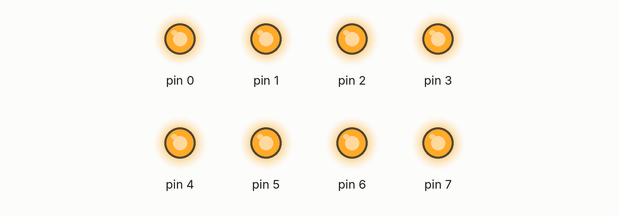
Bench run of a sketch on a simulated Arduino Uno, built with avr-gcc and run on an emulated ATmega328P. Parts: output pins drawn as LEDs (lit = HIGH).

Above: at 0.1 s.
At 28.1 s:
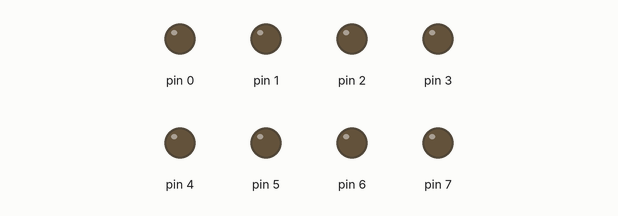
At 29.1 s:
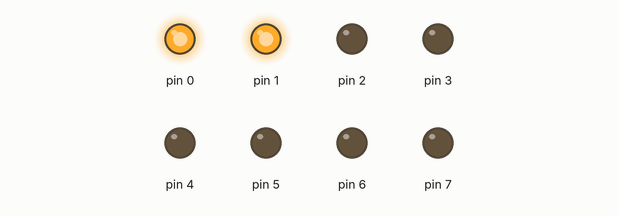
At 31.1 s:
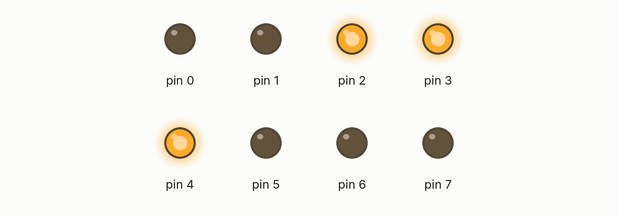
At 33.1 s:
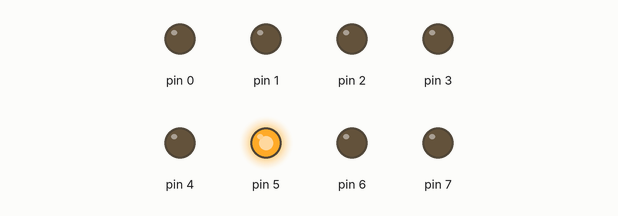
At 38.1 s:
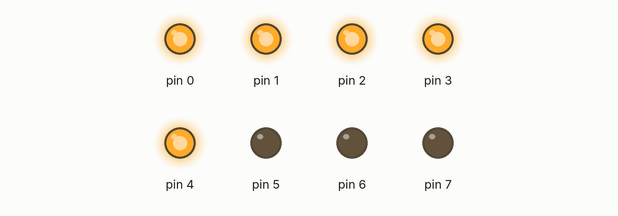
Timing chart, 0 to 39.6 s (numbered marks = the images above):
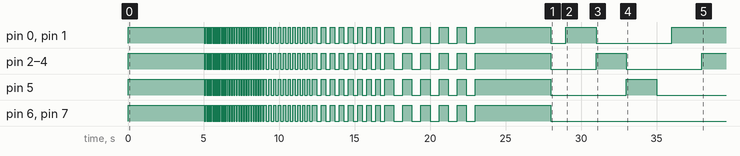

The sketch:

sakoraMan.ino
```cpp
void setup() {

DDRD=0XFF;
PORTD=0XFF;
}
/////////////////////////////////////////////////end setup()
void loop() {

animate1(5000);

for(int i=0; i<20; i++)
{
 animate1(40);
 blank(40);
}

for(int i=0; i<15; i++)
{
 animate1(80);
 blank(80);
}

for(int i=0; i<10; i++)
{
 animate1(160);
 blank(160);
}

for(int i=0; i<8; i++)
{
 animate1(300);
 blank(300);
}

for(int i=0; i<5; i++)
{
 animate1(600);
 blank(600);
}


animate1(5000);
blank(1000);
animate2(2000);
blank(1000);
animate3(2000);
blank(1000);
animate4(2000);
blank(1000);

animate1(2000);
blank(1000);
animate2(1000);
blank(1000);
animate3(1000);
blank(1000);
animate4(1000);
blank(1000);

animate1(1000);
blank(500);
animate2(1000);
blank(500);
animate3(2000);
blank(500);
animate4(2000);
blank(500);

animate1(1000);
blank(1000);
animate2(1000);
blank(1000);
animate3(500);
blank(1000);
animate4(500);
blank(1000);


animate1(1000);
//blank(1000);
animate2(1000);
//blank(1000);
animate3(500);
//blank(1000);
animate4(500);
//blank(1000);


animate1(1000);
blank(1000);
animate2(1000);
blank(1000);


for(int i=0; i<5; i++)
{
 animate3(500);
}
blank(1000);
for(int i=0; i<5; i++)
{
 animate4(500);
}

  blank(1000);


  animate1(3000);
  blank(3000);
  animate1(3000);
  blank(3000);

for(int i=0; i<5; i++)
{
  animate1(3000);
  blank(1000);
  animate1 (3000);
  blank(1000);
}

for(int i=0; i<10; i++)
{
  animate2(100);
}

blank(300);
animate1(3000);

for(int i=0; i<10; i++)
{
  animate3(100);
}

blank(300);
animate1(5000);

for(int i=0; i<10; i++)
{
  animate4(100);
}


}

/////////////////////////////////////////////////end loop()
void blank(int _delay)
{
 PORTD=0;
 delay(_delay);
}
void animate1(int _delay)//all on
{
  PORTD=0Xff;
  delay(_delay);
}

void animate2(int _delay)
{
   PORTD=0X03;      //SAKORA MAN
  delay(_delay);
  PORTD=0X1C;      //PHONE ACCESSORIES
  delay(_delay);
   PORTD=0X20;    //SIBI
  delay(_delay);
}

void animate3(int _delay)
{
  PORTD=0X03;
  delay(_delay);
  PORTD=0X1C|0X03;
  delay(_delay);
  PORTD|=0X20|0X1C|0X03;
  delay(_delay);
}

void animate4(int _delay)
{
  PORTD=0X20;
  delay(_delay);
  PORTD=0X20|0X1C;
  delay(_delay);
  PORTD=0X03|0X20|0X1C;
  delay(_delay);
}
```
